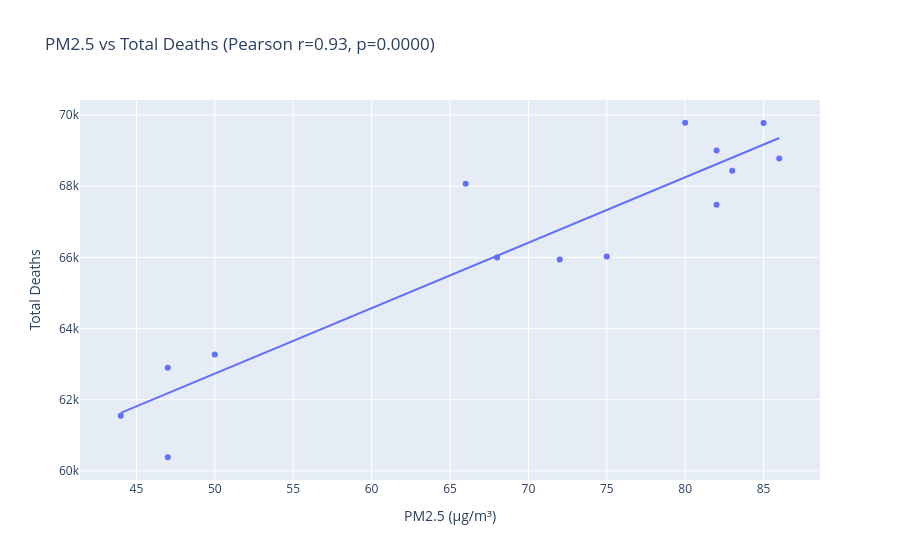

This figure's notebook cell:
### Code cell
# Change x="pm2_5" to x="PM2_5" to match the exact column name in your dataframe
fig = px.scatter(merged, 
                 x="PM2_5", 
                 y="total_deaths", 
                 trendline="ols",
                 title=f"PM2.5 vs Total Deaths (Pearson r={r_pm25:.2f}, p={p_pm25:.4f})",
                 labels={"PM2_5": "PM2.5 (µg/m³)", "total_deaths": "Total Deaths"})

fig.show()

### Figure 1 — Plotly figure (JSON) as saved in the notebook; plotly's stock layout.template omitted (floating-point values rounded to 4 significant figures)
{"data": [{"hovertemplate": "PM2.5 (µg/m³)=%{x}<br>Total Deaths=%{y}<extra></extra>", "legendgroup": "", "marker": {"color": "#636efa", "symbol": "circle"}, "mode": "markers", "name": "", "orientation": "v", "showlegend": false, "type": "scatter", "x": [82.0, 83.0, 85.0, 86.0, 82.0, 80.0, 66.0, 75.0, 72.0, 68.0, 44.0, 50.0, 47.0, 47.0], "xaxis": "x", "y": [67480, 68433, 69780, 68778, 69003, 69785, 68071, 66023, 65941, 65999, 61550, 63268, 60382, 62897], "yaxis": "y"}, {"hovertemplate": "<b>OLS trendline</b><br>total_deaths = 183.927 * PM2_5 + 53538<br>R<sup>2</sup>=0.865750<br><br>PM2.5 (µg/m³)=%{x}<br>Total Deaths=%{y} <b>(trend)</b><extra></extra>", "legendgroup": "", "marker": {"color": "#636efa", "symbol": "circle"}, "mode": "lines", "name": "", "showlegend": false, "type": "scatter", "x": [44.0, 47.0, 47.0, 50.0, 66.0, 68.0, 72.0, 75.0, 80.0, 82.0, 82.0, 83.0, 85.0, 86.0], "xaxis": "x", "y": [61630.0, 62180.0, 62180.0, 62730.0, 65680.0, 66050.0, 66780.0, 67330.0, 68250.0, 68620.0, 68620.0, 68800.0, 69170.0, 69360.0], "yaxis": "y"}], "layout": {"legend": {"tracegroupgap": 0}, "title": {"text": "PM2.5 vs Total Deaths (Pearson r=0.93, p=0.0000)"}, "xaxis": {"anchor": "y", "domain": [0, 1], "title": {"text": "PM2.5 (µg/m³)"}}, "yaxis": {"anchor": "x", "domain": [0, 1], "title": {"text": "Total Deaths"}}}}
